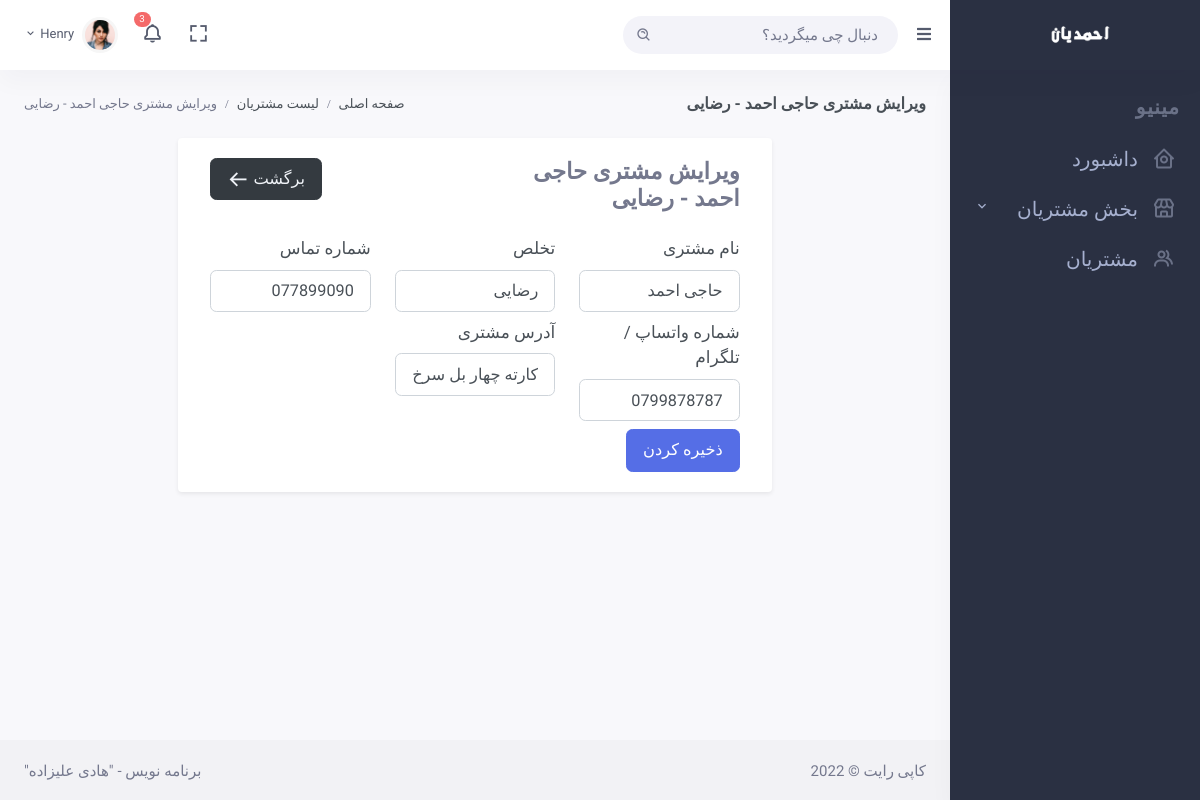
The page /customer/update/2/ on the database its author committed.
### customers/models.py (models this page shows, shortened)
class Customer(models.Model):
    name = models.CharField(max_length=200, verbose_name="اسم مشتری")
    last_name = models.CharField(max_length=200, verbose_name="تخلص مشتری")
    phone_number  = models.CharField(max_length=15, verbose_name="شماره تماس مشتری")
    social_number = models.CharField(max_length=15, verbose_name="شماره واتساپ", null=True, blank=True)
    address = models.CharField(max_length=200, verbose_name="آدرس مشتری")
    created = models.DateTimeField(auto_now_add=True)
    class Meta:
        ordering = ('-created', )

### customers/views.py (the view)
# urls.py: path("customer/update/<str:pk>/", views.customer_update_view, name="customer-update"),
def customer_update_view(request, pk):
    customer = Customer.objects.get(pk=pk)
    if request.method == "POST":
        form = CustomerForm(request.POST, instance=customer)
        if form.is_valid():
            form.save()
            messages.success(request, "معلومات مشتری موفقانه تغییر و دوباره ثبت سیتم گردید. ")
            return redirect("customer-list")
    else:
        form = CustomerForm(instance=customer)
    context = {
        "form" : form,
        "customer" : customer
    }
    return render(request, "customers/form.html", context)

### customers/forms.py
class CustomerForm(forms.ModelForm):
    class Meta:
        model = Customer
        fields = ["name", "last_name", "phone_number", "social_number", "address"]

### customers/templates/customers/form.html (shortened to what this page needs)
{% extends 'main.html' %}
{% load static %}
{% load crispy_forms_tags %}
{% load widget_tweaks %}
{% block page_title %}
{% if customer %}
    ویرایش مشتری {{customer.name}} - {{customer.last_name}}
    {% else %}
    ثبت مشتری جدید
    {% endif %}
{% endblock page_title %}
{% block breadcrumb %}
<div class="page-title-right">
    <ol class="breadcrumb m-0">
        <li class="breadcrumb-item"><a href="/">صفحه اصلی</a></li>
        <li class="breadcrumb-item"><a href="{% url 'customer-list' %}">لیست مشتریان</a></li>
        <li class="breadcrumb-item active">
            {% if customer %}
            ویرایش مشتری {{customer.name}} - {{customer.last_name}}
            {% else %}
            ثبت مشتری جدید
            {% endif %}
        </li>
    </ol>
</div>
{% endblock breadcrumb %}
{% block content %}
<div class="row">
    <div class="col-xl-8 m-auto">
        <div class="card shadow-sm">
            <div class="card-body">
                <div class="col-lg-12 m-auto">
                    <div class="row">
                        <div class="col-lg-6">
                            <h3 class="mb-4 text-muted" style="font-weight: bold;">
                                {% if customer %}
                                        ویرایش مشتری {{customer.name}} - {{customer.last_name}}
                                {% else %}
                                    ثبت مشتری جدید
                                {% endif %}
                            </h3>
                        </div>
                        <div class="col-lg-6">
                            <a href="{% url 'customer-list' %}" class="btn btn-dark btn-lg mb-4 float-right ">
                                برگشت
                                <i class='bx bx-arrow-back font-size-22 align-middle' ></i>
                            </a>
                        </div>
                    </div>
                    <form action="" method="POST">
                        <div class="row">
                            <div class="col-lg-4">
                                <label for="" class="font-size-17">نام مشتری</label>
                                {% render_field form.name class="form-control form-control-lg" placeholder="علی" %}
                            </div>
                            <div class="col-lg-4">
                                <label for="" class="font-size-17">تخلص</label>
                                {% render_field form.last_name class='form-control form-control-lg' placeholder="احمدی" %}
                            </div>
                            <div class="col-lg-4">
                                <label for="" class="font-size-17">شماره تماس</label>
                                {% render_field form.phone_number class='form-control form-control-lg' placeholder="" %}
                            </div>
                            <div class="col-lg-4 mt-2">
                                <label for="" class="font-size-17">شماره واتساپ / تلگرام</label>
                                {% render_field form.social_number class='form-control form-control-lg' placeholder="" %}
                            </div>
                            <div class="col-lg-4 mt-2">
                                <label for="" class="font-size-17">آدرس مشتری</label>
                                {% render_field form.address class='form-control form-control-lg' placeholder="کابل دشت برچی ایستگاه بیست متره" %}
                            </div>
                        </div>
                        <button class="btn btn-primary btn-lg mt-2">ذخیره کردن</button>
                    </form>
                </div>
            </div>
        </div>
    </div>
</div>
{% endblock content %}

### static/assets/css/main.css (style rules this page uses)
body { font-family: 'Baloo Bhaijaan 2', cursive !important; }

### rows shown on the page
Customer: name "حاجی احمد", last_name "رضایی", phone_number "077899090", social_number "0799878787", address "کارته چهار بل سرخ"
